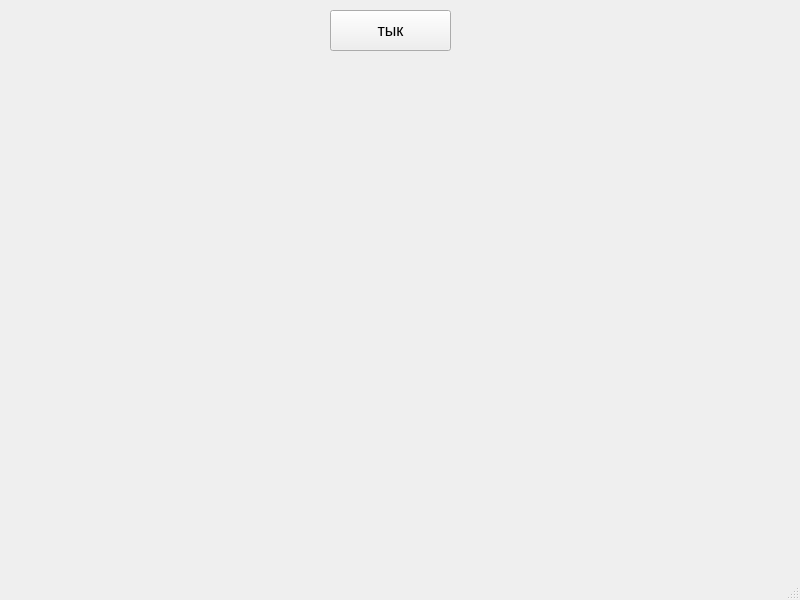
<?xml version="1.0" encoding="UTF-8"?>
<ui version="4.0">
 <class>MainWindow</class>
 <widget class="QMainWindow" name="MainWindow">
  <property name="geometry">
   <rect>
    <x>0</x>
    <y>0</y>
    <width>800</width>
    <height>600</height>
   </rect>
  </property>
  <property name="windowTitle">
   <string>MainWindow</string>
  </property>
  <widget class="QWidget" name="centralwidget">
   <widget class="QPushButton" name="pushButton">
    <property name="geometry">
     <rect>
      <x>330</x>
      <y>10</y>
      <width>121</width>
      <height>41</height>
     </rect>
    </property>
    <property name="font">
     <font>
      <pointsize>12</pointsize>
     </font>
    </property>
    <property name="text">
     <string>тык</string>
    </property>
   </widget>
  </widget>
  <widget class="QStatusBar" name="statusbar"/>
 </widget>
 <resources/>
 <connections/>
</ui>
